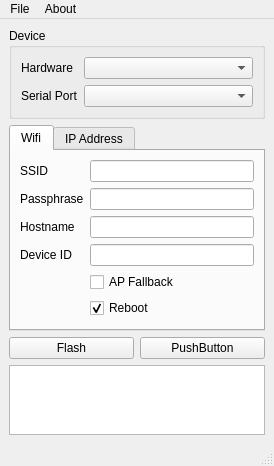
<?xml version="1.0" encoding="UTF-8"?>
<ui version="4.0">
 <class>MainWindow</class>
 <widget class="QMainWindow" name="MainWindow">
  <property name="geometry">
   <rect>
    <x>0</x>
    <y>0</y>
    <width>274</width>
    <height>456</height>
   </rect>
  </property>
  <property name="windowTitle">
   <string>ESPixelStick Flasher</string>
  </property>
  <property name="windowIcon">
   <iconset resource="ESPixelStickFlasher.qrc">
    <normaloff>:/ESPixelStickFlasher/ESPixelStickFlasher.png</normaloff>:/ESPixelStickFlasher/ESPixelStickFlasher.png</iconset>
  </property>
  <widget class="QWidget" name="centralwidget">
   <layout class="QVBoxLayout" name="verticalLayout">
    <item>
     <widget class="QGroupBox" name="groupBox_2">
      <property name="title">
       <string>Device</string>
      </property>
      <layout class="QFormLayout" name="formLayout">
       <property name="fieldGrowthPolicy">
        <enum>QFormLayout::AllNonFixedFieldsGrow</enum>
       </property>
       <item row="0" column="0">
        <widget class="QLabel" name="label">
         <property name="text">
          <string>Hardware</string>
         </property>
        </widget>
       </item>
       <item row="0" column="1">
        <widget class="QComboBox" name="cbHardware"/>
       </item>
       <item row="1" column="0">
        <widget class="QLabel" name="label_2">
         <property name="text">
          <string>Serial Port</string>
         </property>
        </widget>
       </item>
       <item row="1" column="1">
        <widget class="QComboBox" name="cbSerialPort"/>
       </item>
      </layout>
     </widget>
    </item>
    <item>
     <widget class="QTabWidget" name="tabWidget">
      <property name="currentIndex">
       <number>0</number>
      </property>
      <widget class="QWidget" name="tabWifi">
       <attribute name="title">
        <string>Wifi</string>
       </attribute>
       <layout class="QFormLayout" name="formLayout_2">
        <property name="fieldGrowthPolicy">
         <enum>QFormLayout::AllNonFixedFieldsGrow</enum>
        </property>
        <item row="0" column="0">
         <widget class="QLabel" name="label_3">
          <property name="text">
           <string>SSID</string>
          </property>
         </widget>
        </item>
        <item row="0" column="1">
         <widget class="QLineEdit" name="leSSID"/>
        </item>
        <item row="1" column="0">
         <widget class="QLabel" name="label_4">
          <property name="text">
           <string>Passphrase</string>
          </property>
         </widget>
        </item>
        <item row="1" column="1">
         <widget class="QLineEdit" name="lePassword"/>
        </item>
        <item row="2" column="0">
         <widget class="QLabel" name="label_5">
          <property name="text">
           <string>Hostname</string>
          </property>
         </widget>
        </item>
        <item row="2" column="1">
         <widget class="QLineEdit" name="leHostname"/>
        </item>
        <item row="3" column="0">
         <widget class="QLabel" name="leDeviceid">
          <property name="text">
           <string>Device ID</string>
          </property>
         </widget>
        </item>
        <item row="3" column="1">
         <widget class="QLineEdit" name="lineEdit_4"/>
        </item>
        <item row="4" column="1">
         <widget class="QCheckBox" name="cbAPFallback">
          <property name="text">
           <string>AP Fallback</string>
          </property>
         </widget>
        </item>
        <item row="5" column="1">
         <widget class="QCheckBox" name="cbReboot">
          <property name="text">
           <string>Reboot</string>
          </property>
          <property name="checked">
           <bool>true</bool>
          </property>
         </widget>
        </item>
       </layout>
      </widget>
      <widget class="QWidget" name="tabIP">
       <attribute name="title">
        <string>IP Address</string>
       </attribute>
       <layout class="QFormLayout" name="formLayout_3">
        <item row="0" column="1">
         <widget class="QCheckBox" name="cbDHCP">
          <property name="text">
           <string>DHCP</string>
          </property>
          <property name="checked">
           <bool>true</bool>
          </property>
         </widget>
        </item>
        <item row="1" column="0">
         <widget class="QLabel" name="label_7">
          <property name="text">
           <string>IP Address</string>
          </property>
         </widget>
        </item>
        <item row="1" column="1">
         <widget class="QLineEdit" name="leIPAddress"/>
        </item>
        <item row="2" column="0">
         <widget class="QLabel" name="label_8">
          <property name="text">
           <string>Subnet Mask</string>
          </property>
         </widget>
        </item>
        <item row="2" column="1">
         <widget class="QLineEdit" name="leSubnet"/>
        </item>
        <item row="3" column="0">
         <widget class="QLabel" name="label_9">
          <property name="text">
           <string>Gateway</string>
          </property>
         </widget>
        </item>
        <item row="3" column="1">
         <widget class="QLineEdit" name="leGateway"/>
        </item>
       </layout>
      </widget>
     </widget>
    </item>
    <item>
     <layout class="QHBoxLayout" name="horizontalLayout">
      <item>
       <widget class="QPushButton" name="bpFlash">
        <property name="text">
         <string>Flash</string>
        </property>
        <property name="icon">
         <iconset resource="ESPixelStickFlasher.qrc">
          <normaloff>:/ESPixelStickFlasher/icons/computer_go.png</normaloff>:/ESPixelStickFlasher/icons/computer_go.png</iconset>
        </property>
       </widget>
      </item>
      <item>
       <widget class="QPushButton" name="pushButton_2">
        <property name="text">
         <string>PushButton</string>
        </property>
       </widget>
      </item>
     </layout>
    </item>
    <item>
     <widget class="QPlainTextEdit" name="plainTextEdit"/>
    </item>
   </layout>
  </widget>
  <widget class="QMenuBar" name="menubar">
   <property name="geometry">
    <rect>
     <x>0</x>
     <y>0</y>
     <width>274</width>
     <height>21</height>
    </rect>
   </property>
   <widget class="QMenu" name="menuFile">
    <property name="title">
     <string>File</string>
    </property>
    <addaction name="actionClose"/>
   </widget>
   <widget class="QMenu" name="menuAbout">
    <property name="title">
     <string>About</string>
    </property>
    <addaction name="actionAbout"/>
    <addaction name="actionOpen_Logs"/>
   </widget>
   <addaction name="menuFile"/>
   <addaction name="menuAbout"/>
  </widget>
  <widget class="QStatusBar" name="statusbar"/>
  <action name="actionClose">
   <property name="icon">
    <iconset resource="ESPixelStickFlasher.qrc">
     <normaloff>:/ESPixelStickFlasher/icons/cancel.png</normaloff>:/ESPixelStickFlasher/icons/cancel.png</iconset>
   </property>
   <property name="text">
    <string>Close</string>
   </property>
  </action>
  <action name="actionOpen_Logs">
   <property name="icon">
    <iconset resource="ESPixelStickFlasher.qrc">
     <normaloff>:/ESPixelStickFlasher/icons/book_open.png</normaloff>:/ESPixelStickFlasher/icons/book_open.png</iconset>
   </property>
   <property name="text">
    <string>Open Logs...</string>
   </property>
  </action>
  <action name="actionSetShowFolder">
   <property name="icon">
    <iconset resource="ESPixelStickFlasher.qrc">
     <normaloff>:/ESPixelStickFlasher/icons/folder.png</normaloff>:/ESPixelStickFlasher/icons/folder.png</iconset>
   </property>
   <property name="text">
    <string>Set Show Folder...</string>
   </property>
  </action>
  <action name="actionOpen_Explorer">
   <property name="text">
    <string>Open Explorer</string>
   </property>
  </action>
  <action name="actionImport_PartList">
   <property name="text">
    <string>PartList CSV...</string>
   </property>
  </action>
  <action name="actionImport_Rename_Map">
   <property name="text">
    <string>Rename CSV...</string>
   </property>
  </action>
  <action name="actionReload_Project">
   <property name="icon">
    <iconset resource="ESPixelStickFlasher.qrc">
     <normaloff>:/ESPixelStickFlasher/icons/arrow_refresh_small.png</normaloff>:/ESPixelStickFlasher/icons/arrow_refresh_small.png</iconset>
   </property>
   <property name="text">
    <string>Reload Project</string>
   </property>
  </action>
  <action name="actionAbout">
   <property name="icon">
    <iconset resource="ESPixelStickFlasher.qrc">
     <normaloff>:/ESPixelStickFlasher/ESPixelStickFlasher.png</normaloff>:/ESPixelStickFlasher/ESPixelStickFlasher.png</iconset>
   </property>
   <property name="text">
    <string>About...</string>
   </property>
  </action>
  <action name="actionImport_Parts_from_Schematic">
   <property name="icon">
    <iconset resource="ESPixelStickFlasher.qrc">
     <normaloff>:/ESPixelStickFlasher/icons/report_add.png</normaloff>:/ESPixelStickFlasher/icons/report_add.png</iconset>
   </property>
   <property name="text">
    <string>PartList from Schematic...</string>
   </property>
  </action>
  <action name="actionExport_PartList_CSV">
   <property name="text">
    <string>PartList CSV...</string>
   </property>
  </action>
  <action name="actionExport_Rename_CSV">
   <property name="text">
    <string>Rename CSV...</string>
   </property>
  </action>
  <action name="actionOverride">
   <property name="checkable">
    <bool>true</bool>
   </property>
   <property name="checked">
    <bool>false</bool>
   </property>
   <property name="text">
    <string>Override Existing Parts</string>
   </property>
  </action>
  <action name="actionSet_Library_Folder">
   <property name="icon">
    <iconset resource="ESPixelStickFlasher.qrc">
     <normaloff>:/ESPixelStickFlasher/icons/folder_table.png</normaloff>:/ESPixelStickFlasher/icons/folder_table.png</iconset>
   </property>
   <property name="text">
    <string>Set Library Folder</string>
   </property>
  </action>
  <action name="actionLibrary_Report">
   <property name="icon">
    <iconset resource="ESPixelStickFlasher.qrc">
     <normaloff>:/ESPixelStickFlasher/icons/report_go.png</normaloff>:/ESPixelStickFlasher/icons/report_go.png</iconset>
   </property>
   <property name="text">
    <string>Library Report...</string>
   </property>
  </action>
  <action name="actionBOM_CSV">
   <property name="icon">
    <iconset resource="ESPixelStickFlasher.qrc">
     <normaloff>:/ESPixelStickFlasher/icons/table.png</normaloff>:/ESPixelStickFlasher/icons/table.png</iconset>
   </property>
   <property name="text">
    <string>BOM CSV...</string>
   </property>
  </action>
  <action name="actionClear">
   <property name="icon">
    <iconset resource="ESPixelStickFlasher.qrc">
     <normaloff>:/ESPixelStickFlasher/icons/cross.png</normaloff>:/ESPixelStickFlasher/icons/cross.png</iconset>
   </property>
   <property name="text">
    <string>Clear</string>
   </property>
  </action>
  <action name="actionDownload_EEPROM">
   <property name="text">
    <string>Download EEPROM...</string>
   </property>
  </action>
 </widget>
 <resources>
  <include location="ESPixelStickFlasher.qrc"/>
 </resources>
 <connections/>
</ui>
